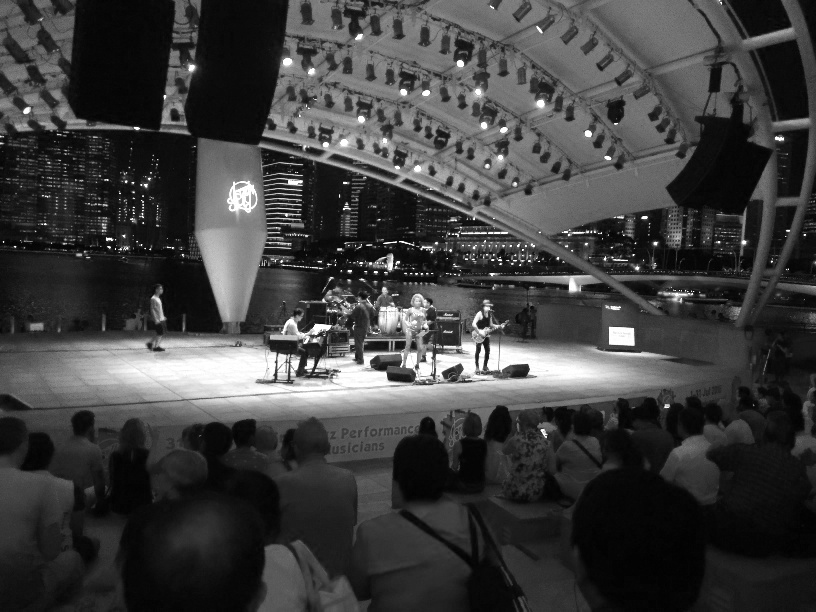
#> input picture lab2/concert_brightness.jpg, 816 x 612 px
$ python lab2_q2_q3.py concert_brightness.jpg concert_histeq.jpg concert_histeq.jpg   (older library calls are emulated)
#> lines starting #> are read from the running program, lines starting #| are printed output that depends on the picture
"""
CS4243 Lab 2 - Question 2 and 3
Name: Wu Yu Ting
Matric No.: A0118005W

Input command: python lab2_q2_q3.py [image_hue.jpg] [image_saturation.jpg] [image_brightness.jpg]
Output: image_hsv2rgb.jpg image_histeq.jpg
"""

import sys
import cv2
import numpy as np

INTENSITY_RANGE = 256
MAX_INTENSITY = 255.0

# Conversion from HSV to RGB
def hsv_to_rgb(hue, saturation, brightness):
	c = brightness * saturation
	x = c * (1 - abs((hue / 60.0) % 2 - 1))
	m = brightness - c

	section = int(hue / 60) % 6
	if section == 0:
		red, green, blue = c, x, 0
	elif section == 1:
		red, green, blue = x, c, 0
	elif section == 2:
		red, green, blue = 0, c, x
	elif section == 3:
		red, green, blue = 0, x, c
	elif section == 4:
		red, green, blue = x, 0, c
	elif section == 5:
		red, green, blue = c, 0, x

	raw_red = int(round((red + m) * MAX_INTENSITY, 0))
	raw_green = int(round((green + m) * MAX_INTENSITY, 0))
	raw_blue = int(round((blue + m) * MAX_INTENSITY, 0))

	return [raw_blue, raw_green, raw_red]


# Histogram equalization
def hist_equalization(image):
	histogram = np.zeros(INTENSITY_RANGE)

	for index in np.ndindex(image.shape[:2]):
		pixel = image[index]
		histogram[pixel] += 1

	factor = MAX_INTENSITY / float(image.size)
	cum_histogram = [sum(histogram[:i+1]) for i in xrange(len(histogram))]
	norm_histogram = map(lambda x: int(round(x * factor, 0)), cum_histogram)

	new_image = np.array(map(lambda x: norm_histogram[x], image.flatten()))

	return new_image.reshape(image.shape)


HUE_FILE, SATURATION_FILE, BRIGHTNESS_FILE = sys.argv[1], sys.argv[2], sys.argv[3]

# Load hue, saturation and brightness images
hue_image = cv2.imread(HUE_FILE, cv2.CV_LOAD_IMAGE_GRAYSCALE)
#> hue_image is the input picture: shape (612, 816); min 0, max 255, mean 62.4
saturation_image = cv2.imread(SATURATION_FILE, cv2.CV_LOAD_IMAGE_GRAYSCALE)
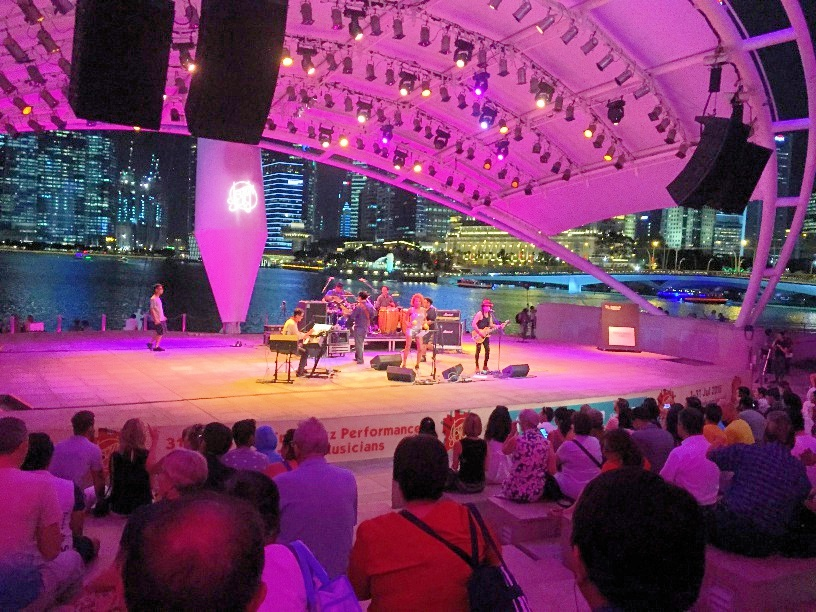
#> input picture lab2/concert_histeq.jpg, 816 x 612 px
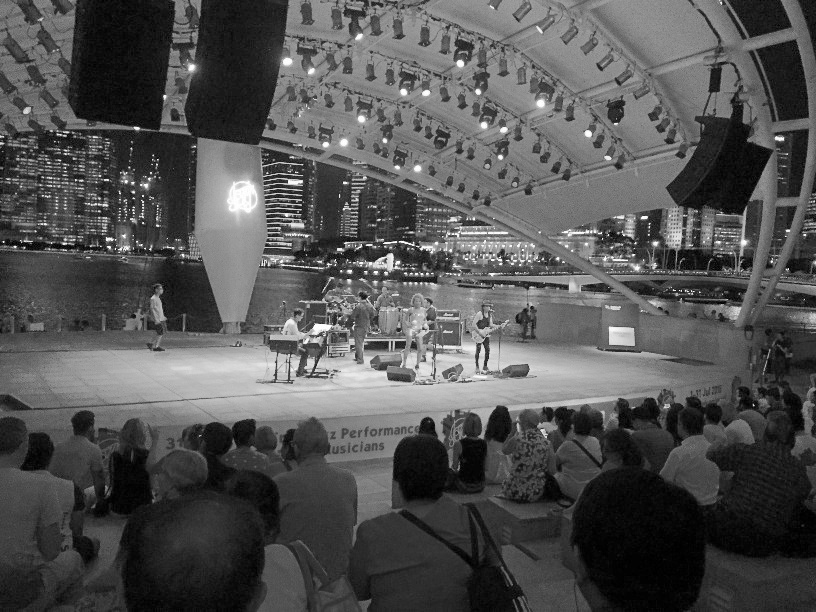
#> saturation_image: shape (612, 816); min 0, max 255, mean 82.5
brightness_image = cv2.imread(BRIGHTNESS_FILE, cv2.CV_LOAD_IMAGE_GRAYSCALE)

# Histogram equalization on brightness image
equalized_brightness_image = hist_equalization(brightness_image)
#> the loop in hist_equalization, `for index in np.ndindex(image.shape[:2]):` made 499392 passes
#> pixel on passes 1 to 3: 106, 107, 123
#> after the loop in hist_equalization, `for index in np.ndindex(image.shape[:2]):`: histogram = 256 values, max 4686 at index 49, min 75 at index 237, mean 1950.8
#> in hist_equalization, `cum_histogram = [sum(histogram[:i+1]) for i in xrange(len(histogram))]`: cum_histogram = 256 values from 611 to 499392
#> (the run stopped early here; a loop or call above may not have finished)
